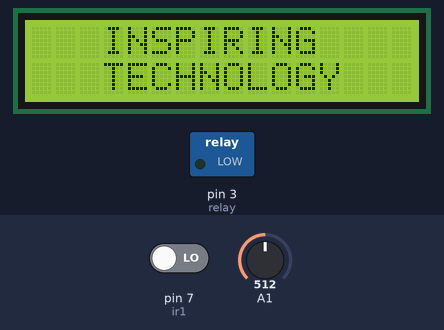
Bench run of a sketch on a simulated Arduino Uno, built with avr-gcc and run on an emulated ATmega328P. Shown: 16×2 character LCD, switched loads named in the sketch (green lamp = pin HIGH). Inputs (shaded band) come from the test bench; at power-on: A1 = 512, pin 7 (ir1) LOW.

Above: at 2.1 s.
At 4.12 s:
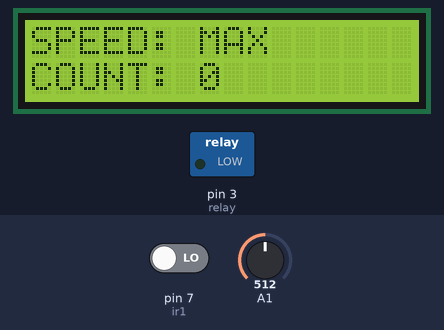
5.3 s: A1 set to 237
6.8 s: A1 set to 202
At 7.8 s:
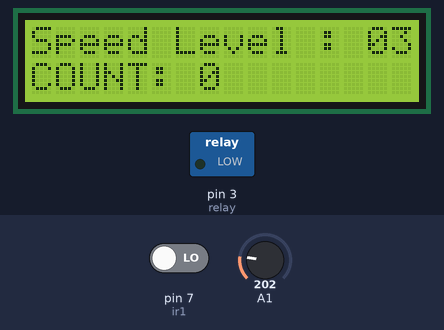
8.4 s: A1 set to 306
At 8.7 s:
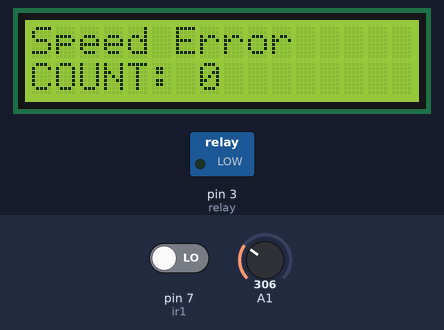
9.9 s: A1 set to 122
At 10.9 s:
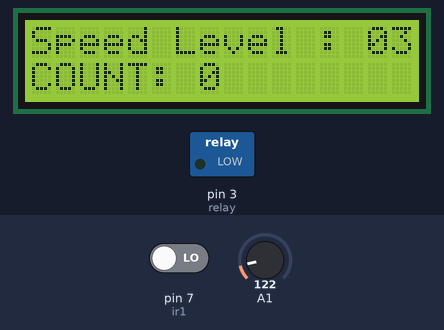
Timing chart, 0 to 12.5 s (numbered marks = the images above; inputs shaded):
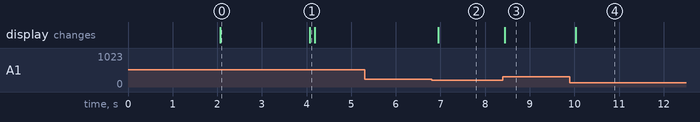

The sketch:

_14octBatchPrint.ino
```cpp
/*--------------------------------------------------------------
  Program:      Batch Printing Programming

  Description:  Reads value on analog input A2 and calculates
                the voltage assuming that a voltage divider
                network on the pin divides by 11.

  Hardware:     Arduino Uno with voltage divider on A2.

  Software:     Developed using Arduino 1.0.5 software
                Should be compatible with Arduino 1.0 +

  Date:         14 Sept 2016

  Author:       Ritesham Shastri, www.rapidcode.co.in
--------------------------------------------------------------*/

#include <LiquidCrystal.h>
//**********************************************************************
#define NUM_SAMPLES 10

int sum = 0;                    // sum of samples taken
unsigned char sample_count = 0; // current sample number
float voltage = 0.0;    // calculated voltage
float actualvoltage= 0.0;
//*********************************************************************

LiquidCrystal lcd(2,4,9,10,11,12);
int relay =   3;         // assigns pin 10 to variable pwm
int ir1 =     7;                    // assigns pin 7 to IR Sensor Front 1
int ir2 =     8;                    // assigns pin 8 to IR Sensor Front 2
int ir3 =     13;                   // assigns pin 13 to IR Sensor Motor
int count = 0;                     // variable for rotation count

void setup()
{
  lcd.begin(16, 2);
  pinMode(ir1, INPUT);           // declare IR- Packet as input
  pinMode(ir2, INPUT);           // declare IR- Packet as input
  pinMode(ir3, INPUT);           // declare IR-Motor as input
  pinMode(relay, OUTPUT);     // declares pin 3 as output
  lcd.print("     PROTO      ");
  delay(2000);
  lcd.clear();
  lcd.print("   INSPIRING    ");
  lcd.setCursor(0, 1);
  lcd.print("   TECHNOLOGY   ");
  delay(2000);
  lcd.clear();
  lcd.setCursor(0, 0);
  lcd.print("SPEED: MAX ");
  lcd.setCursor(0, 1);
  lcd.print("COUNT: ");lcd.print(count);
}

void loop()
{
  PrintMessage();
  if( (digitalRead(ir1) == HIGH) && (digitalRead(ir2) == HIGH) )
  {
      PrintMessage();
      digitalWrite(relay, HIGH);
      while(1)
      {
         if (digitalRead(ir3) == 1) break;
       }

      count++;
      digitalWrite(relay, LOW);
      lcd.setCursor(0, 1);
      lcd.print("COUNT: ");lcd.print(count);
     while( (digitalRead(ir1) == HIGH) && (digitalRead(ir2) == HIGH) )
     digitalWrite(relay, LOW);
  }
}

//******************************************************************
void PrintMessage()
{
   // take a number of analog samples and add them up
    while (sample_count < NUM_SAMPLES) {
        sum += analogRead(A1);
        sample_count++;
        delay(10);
    }
    // calculate the voltage
    // use 5.0 for a 5.0V ADC reference voltage
    // 5.015V is the calibrated reference voltage
    voltage = ((float)sum / (float)NUM_SAMPLES * 5.015) / 1024.0;
    // send voltage for display on Serial Monitor
    // voltage multiplied by 11 when using voltage divider that
    // divides by 11. 11.132 is the calibrated voltage divide
    // value

  actualvoltage = voltage * 11.132;
  if( actualvoltage >= 0 && actualvoltage <= 4)
  {
  lcd.clear();
  lcd.setCursor(0, 0);
  lcd.print("Speed Level : 01");
  sample_count = 0;
  sum = 0;
  }
  else if( actualvoltage >= 4 && actualvoltage <= 6)
  {
  lcd.clear();
  lcd.setCursor(0, 0);
   lcd.print("Speed Level : 02");
  sample_count = 0;
  sum = 0;
  }

  else if( actualvoltage >= 6 && actualvoltage <= 12)
  {
  lcd.clear();
  lcd.setCursor(0, 0);
   lcd.print("Speed Level : 03");
  sample_count = 0;
  sum = 0;
  }
  else
  {
  lcd.clear();
  lcd.setCursor(0, 0);
  lcd.print("Speed Error");
  sample_count = 0;
  sum = 0;
  }

  lcd.setCursor(0, 1);
  lcd.print("COUNT: ");lcd.print(count);


}
```

Measured:
- the behaviour switches between 221 and 220 on A1 (found by bisection; images 1 and 2)
- after the input at 5.3 s, every drawn part: stays the same
- after the input at 6.8 s, the display: changes after 0.15 s (image 2)
- after the input at 8.4 s, the display: changes at once (image 3)
- after the input at 9.9 s, the display: changes after 0.14 s (image 4)
- what the display in image 0 shows lasts 2.0 s, from 2.1 s to 4.1 s
